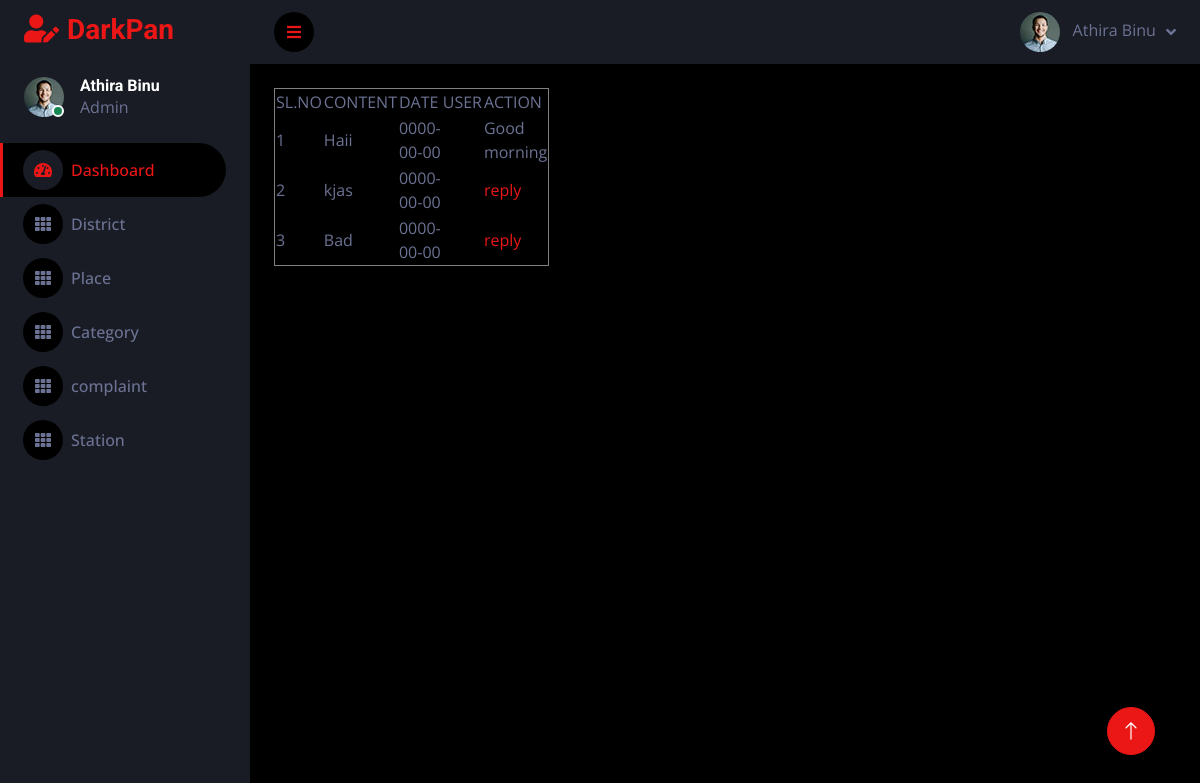
Page /PROJECT/Admin/ViewRestComplaint.php on the committed database.
### tables this page shows
CREATE TABLE `tbl_complaint` (
  `complaint_id` int(11) NOT NULL,
  `complaint_content` varchar(255) NOT NULL,
  `complaint_date` varchar(30) NOT NULL,
  `complaint_reply` varchar(255) NOT NULL,
  `complaint_status` varchar(50) NOT NULL,
  `rest_id` int(11) NOT NULL,
  `user_id` int(11) NOT NULL,
  `complaint_title` varchar(50) NOT NULL
);

### PROJECT/Admin/ViewRestComplaint.php (the view, shortened to what this page needs)
<?php
include('../assets/connection/connection.php');
include("Head.php");
?>
<!DOCTYPE html PUBLIC "-//W3C//DTD XHTML 1.0 Transitional//EN" "http://www.w3.org/TR/xhtml1/DTD/xhtml1-transitional.dtd">
<html xmlns="http://www.w3.org/1999/xhtml">
<head>
</head>
<body>
<form>
<table width="200" border="1">
  <tr>
  <td>SL.NO</td>
    <td>CONTENT</td>
    <td>DATE</td>
    <td>USER</td>
    <td>ACTION</td>
  </tr>
  <?PHP
  $i=0;
  $selQry="select * from tbl_complaint c inner join tbl_rest r on r.rest_id=c.rest_id where user_id!=''";
  $result=$con->query($selQry);
  while($row=$result->fetch_assoc())
  {
   $i++;
    ?>
  <tr>
    <td><?php echo $i;?></td>
    <td><?php echo $row["complaint_content"];?></td>
    <td><?php echo $row["complaint_date"];?></td>
    <td><?php echo $row["user_name"];?></td>
     <td>
      <?php
    if($row['complaint_reply']==""){
      ?>
      <a href="reply.php?sid=<?php echo $row["complaint_id"]?>">reply</a>
      <?php
    }
    else{
      echo $row['complaint_reply'];
    }
      ?>
     </td>
  </tr>
  <?php
  }
  ?>
  </table>
</form>
</body>
</html>
<?php
            include("Foot.php");
            ?>

### PROJECT/Assets/Templates/Admin/css/style.css (style rules this page uses)
:root { --primary: #EB1616; --secondary: #191C24; --light: #6C7293; --dark: #000000; }

### rows in the picture
tbl_complaint: complaint_content "Haii", complaint_date "0000-00-00", complaint_reply "Good morning"
tbl_complaint: complaint_content "kjas", complaint_date "0000-00-00"
tbl_complaint: complaint_content "Bad", complaint_date "0000-00-00"
